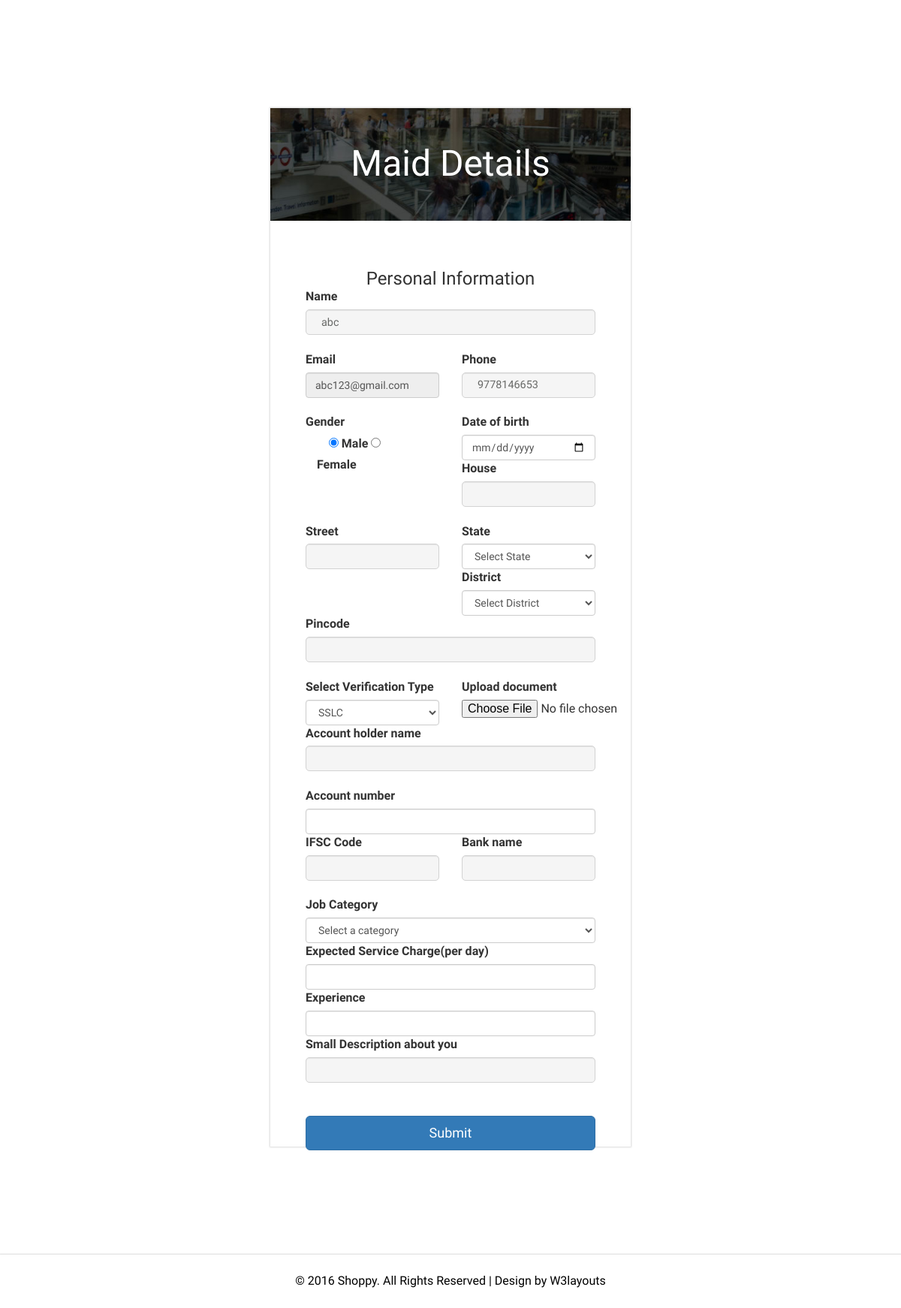
Page /adminverify.php?email=abc123@gmail.com on the committed database.
### tables this page shows
CREATE TABLE `registration` (
  `user_id` int(11) NOT NULL,
  `email` varchar(50) NOT NULL,
  `name` varchar(30) NOT NULL,
  `phone` bigint(11) NOT NULL,
  `profile_pic` varchar(50) NOT NULL DEFAULT 'images/profile_pic.png',
  `house` varchar(30) NOT NULL,
  `place` varchar(30) NOT NULL,
  `district` varchar(30) NOT NULL,
  `state` varchar(30) NOT NULL,
  `pincode` int(10) NOT NULL,
  `gender` varchar(20) NOT NULL,
  `date_of_birth` varchar(20) NOT NULL
);

### adminverify.php (the view, shortened to what this page needs)
<?php
include("dbconn.php");
$email=$_GET['email'];
$s="select name,email,phone from registration where email='$email'";
$r=mysqli_query($conn,$s);
$data=mysqli_fetch_assoc($r);
?>
<!DOCTYPE HTML>
<html>
<head>
<link href="css/bootstrap.css" rel="stylesheet" type="text/css" media="all">
<link href="css/style.css" rel="stylesheet" type="text/css" media="all"/>
<link href="css/font-awesome.css" rel="stylesheet">
</head>
<body>
<div class="signup-page-main">
     <div class="signup-main">
    	 <div class="signup-head">
				<h1>Maid Details</h1>
			</div>
			<div class="signup-block">
				<form method="POST" action="addworker.php" enctype="multipart/form-data">
<h3 class="text-center">Personal Information</h3>
<div class="col-md-12">
    <label for="inputEmail4" class="form-label">Name</label>
    <input type="text" class="form-control"  required=""  name="username" id="username" value="<?php echo $data['name'] ?>" readonly>
  </div>
  <div class="col-md-6">
    <label for="inputEmail4" class="form-label">Email</label>
    <input type="email" class="form-control" id="email" required=""  name="email" value="<?php echo $data['email'] ?>" readonly>
  </div>
  <div class="col-md-6">
    <label for="inputEmail4" class="form-label">Phone</label>
    <input type="text" class="form-control"  required="" name="phone" id="phone" value="<?php echo $data['phone'] ?>" readonly>
  </div>
   <fieldset class="col-md-6">
   <label for="inputEmail4" class="form-label">Gender</label>
    <br>
    <div class="col-sm-10">
      <div class="form-check">&nbsp&nbsp&nbsp
        <input class="form-check-input" type="radio" name="gender" id="gridRadios1" value="Male" checked>
        <label class="form-check-label" for="gridRadios1">
         Male
        </label>
        <input class="form-check-input" type="radio" name="gender" id="gridRadios2" value="Female">
        <label class="form-check-label" for="gridRadios2">
         Female
        </label>
      </div>
    </div>
  </fieldset>
  <div class="col-md-6">
    <label for="inputEmail4" class="form-label">Date of birth</label>
    <input type="date" class="form-control" id="date_of_birth" required="" name="date_of_birth">
  </div>
  <div class="col-md-6">
    <label for="inputEmail4" class="form-label">House</label>
    <input type="text" class="form-control" id="house" required="" pattern="[a-zA-Z]+\[ .]+\[0-9]" name="house" >
  </div>
  <div class="col-md-6">
    <label for="inputEmail4" class="form-label">Street</label>
    <input type="text" class="form-control" id="place" required="" name="street">
  </div>
    <div class="col-md-6">
  <label for="inputState" class="form-label">State</label><br>
  <select class="form-control" aria-label="Default select example" onChange="getDistrict(this.value);" required="" name="state" id="state">
  <option value disabled selected>Select State</option>
</select>
    </div>
    <div class="col-md-6">
  <label for="inputState" class="form-label">District</label><br>
  <select class="form-control" aria-label="Default select example" id="city-list" name="district" required="">
    <option value="">Select District</option>
</select>
    </div>
    <div class="col-md-12">
    <label for="inputEmail4" class="form-label">Pincode</label>
    <input type="text" class="form-control" id="pincode" required="" name="pincode">
  </div>
  <div class="clearfix"></div>
  <div class="col-md-6">
  	<label>Select Verification Type</label>
  	<select class="form-control" name="verification_type">
  		<option>SSLC</option>
  	</select>
  </div>
<div class="col-md-6">
  <label>Upload document</label>
  <input type="file" class="custom-file-input" id="customFileLang" name="photo">
</div>
<div class="clearfix"></div>
<div class="col-md-12">
    <label for="inputEmail4" class="form-label">Account holder name</label>
    <input type="text" class="form-control" id="" required="" name="ac_holder_name">
  </div>
  <div class="col-md-12">
    <label for="inputEmail4" class="form-label">Account number</label>
    <input type="number" class="form-control" id="" required="" name="ac_number">
  </div>
  <div class="clearfix"></div>
  <div class="col-md-6">
    <label for="inputEmail4" class="form-label">IFSC Code</label>
    <input type="text" class="form-control" id="" required="" name="ifsc">
  </div>
  <div class="col-md-6">
    <label for="inputEmail4" class="form-label">Bank name</label>
    <input type="text" class="form-control" id="" required="" name="bank_name">
  </div>
<div class="clearfix"></div>
<div class="col-md-12">
	<label>Job Category</label>
	<select class="form-control" name="job_category" required="">
		<option value disabled selected>Select a category</option>
	</select>
</div>
<div class="col-md-12">
	<label>Expected Service Charge(per day)</label>
	<input type="number" name="service_charge" class="form-control" required="">
</div>
<div class="clearfix"></div>
<div class="col-md-12">
	<label>Experience</label>
	<input type="number" name="experience" class="form-control" required="">
</div>
<div class="col-md-12">
	<label>Small Description about you</label>
	<input type="text" name="description" class="form-control" required="">
</div>
<div class="clearfix"></div>
  <div class="col-md-12">
  <br>
    <button type="submit" class="btn btn-primary btn-lg btn-block" id="sub">Submit</button>
  </div>
    	</form>
			</div>
    </div>
</div>
<div class="copyrights">
	 <p>© 2016 Shoppy. All Rights Reserved | Design by  <a href="http://w3layouts.com/" target="_blank">W3layouts</a> </p>
</div>
</body>
</html>

### rows in the picture
registration: username "abc", email "abc123@gmail.com", phone "9778146653"
